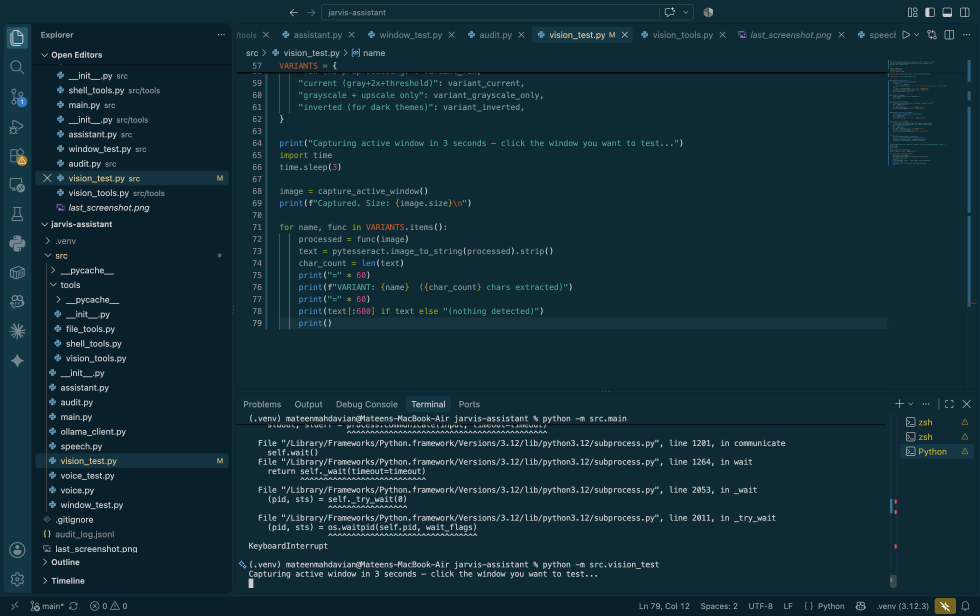
#> input picture ocr_tuning_capture.png, 2940 x 1846 px (shown at 1/3 size)
$ python -i vision_test.py   (imports and definitions only)
#> lines starting #> are read from the running program, lines starting #| are printed output that depends on the picture; after the words box and inside, x2 and y2 are one past the last pixel; in counts of white or black regions, pixels touching at a corner belong together
#> further down, picture is the input picture: PIL image 2940x1846 RGBA; mean R, G, B, A 18.8, 45.8, 56.4, 255
### src/tools/vision_tools.py
import subprocess
import time

import pytesseract
from PIL import Image

from ..hud_server import set_status

SCREENSHOT_PATH = "last_screenshot.png"
CAPTURE_DELAY_SECONDS = 3

# Returns a flat list: name1, x1, y1, w1, h1, name2, x2, y2, w2, h2, ...
_BOUNDS_SCRIPT = (
    'tell app "System Events" to tell '
    "(first application process whose frontmost is true) to "
    "get {name, position, size} of every window"
)


def _get_active_window_bounds():
    """Return (x, y, width, height) of the largest window of the
    frontmost app, or None if it can't be determined."""
    try:
        result = subprocess.run(
            ["osascript", "-e", _BOUNDS_SCRIPT],
            capture_output=True,
            text=True,
            timeout=10,
        )
        if result.returncode != 0:
            return None

        parts = [p.strip() for p in result.stdout.strip().split(",")]
        # Numeric values come after the window names; collect them in order
        numbers = [int(p) for p in parts if p.lstrip("-").isdigit()]

        # Numbers arrive as all positions first, then all sizes:
        # x1, y1, x2, y2, ..., w1, h1, w2, h2, ...
        if len(numbers) < 4 or len(numbers) % 4 != 0:
            return None

        count = len(numbers) // 4
        positions = numbers[: count * 2]
        sizes = numbers[count * 2 :]

        best = None
        best_area = 0
        for i in range(count):
            x, y = positions[i * 2], positions[i * 2 + 1]
            w, h = sizes[i * 2], sizes[i * 2 + 1]
            area = w * h
            if area > best_area:
                best_area = area
                best = (x, y, w, h)
        return best
    except Exception:
        return None


# [69 lines left out: functions _preprocess_for_ocr, _clean_ocr_text, read_screen, not called in this run]


READ_SCREEN_SCHEMA = {
    "name": "read_screen",
    "description": (
        "Capture the user's currently active window and extract the text "
        "visible in it using OCR. Use this when the user asks what's on "
        "their screen, what they're looking at, or to read or summarize "
        "something currently displayed."
    ),
    "input_schema": {
        "type": "object",
        "properties": {
            "reason": {
                "type": "string",
                "description": "Brief reason for reading the screen, e.g. 'user asked what's displayed'.",
            }
        },
        "required": [],
    },
}

### src/vision_test.py
"""
OCR tuning: capture the active window once, then run OCR on it with
several different preprocessing settings so we can compare which
produces the cleanest text.
"""

import subprocess
import pytesseract
from PIL import Image

from src.tools.vision_tools import _get_active_window_bounds

CAPTURE_PATH = "ocr_tuning_capture.png"


def capture_active_window():
    bounds = _get_active_window_bounds()
    if bounds:
        x, y, w, h = bounds
        args = ["screencapture", "-o", "-x", "-R", f"{x},{y},{w},{h}", CAPTURE_PATH]
    else:
        args = ["screencapture", "-o", "-x", CAPTURE_PATH]
    subprocess.run(args, capture_output=True, timeout=15)
    return Image.open(CAPTURE_PATH)


def variant_raw(image):
    """No preprocessing at all — baseline."""
    return image


def variant_current(image):
    """What we use now: grayscale, 2x upscale, threshold at 150."""
    gray = image.convert("L")
    w, h = gray.size
    up = gray.resize((w * 2, h * 2), Image.LANCZOS)
    return up.point(lambda p: 0 if p < 150 else 255)


def variant_grayscale_only(image):
    """Grayscale + upscale, but no thresholding."""
    gray = image.convert("L")
    w, h = gray.size
    return gray.resize((w * 2, h * 2), Image.LANCZOS)


def variant_inverted(image):
    """Dark themes are light-on-dark; OCR expects dark-on-light.
    Inverting may help significantly for a dark VS Code theme."""
    gray = image.convert("L")
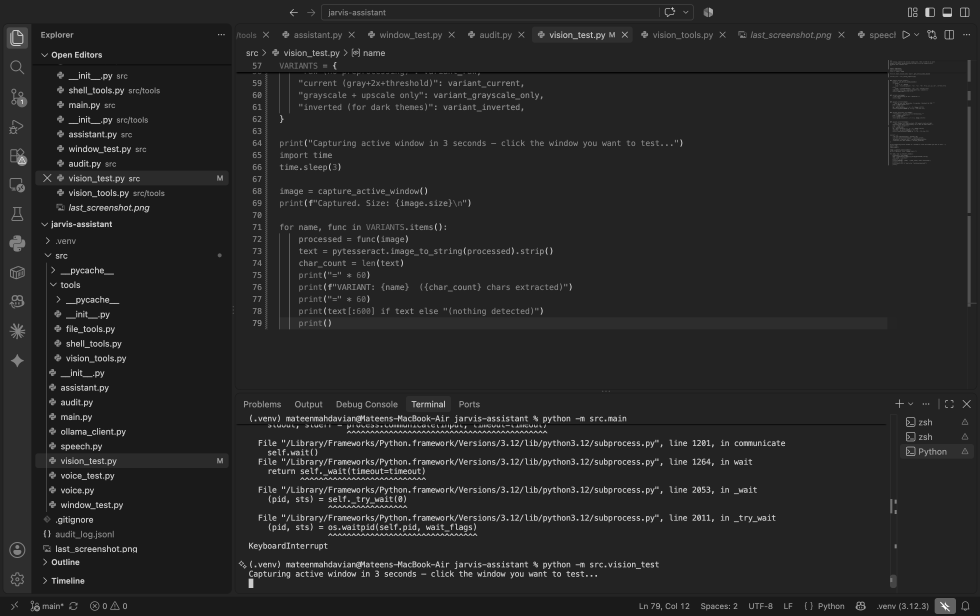
#> gray: PIL image 2940x1846 L (shown at 1/3 size); min 2, max 255, mean 39.1
    w, h = gray.size
#> w = 2940; h = 1846
    up = gray.resize((w * 2, h * 2), Image.LANCZOS)
    inverted = up.point(lambda p: 255 - p)
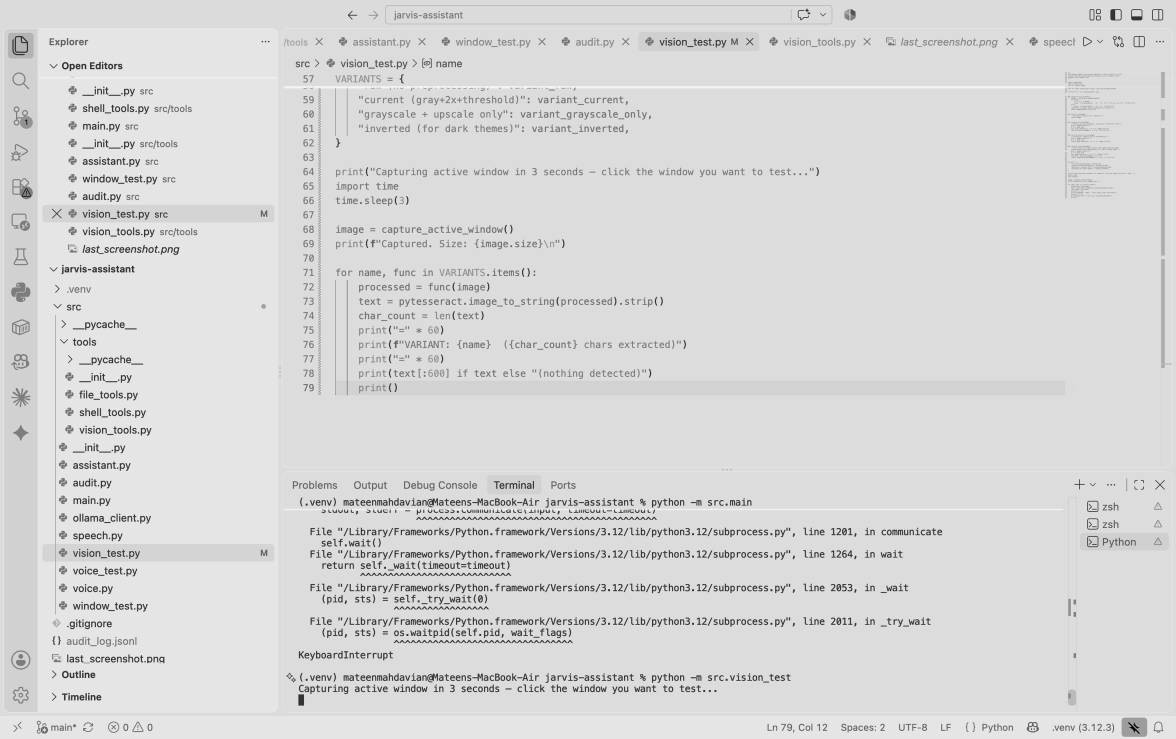
#> inverted: PIL image 5880x3692 L (shown at 1/5 size); min 0, max 255, mean 215.9
    return inverted.point(lambda p: 0 if p < 150 else 255)
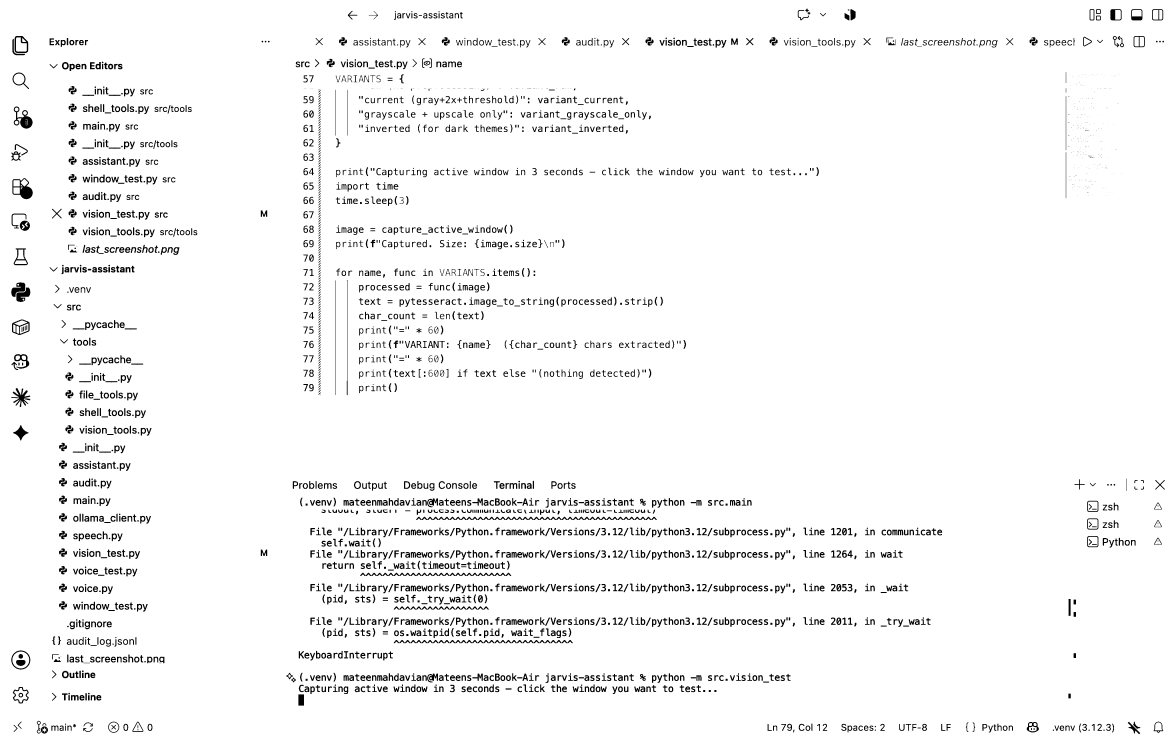
#> returned value: PIL image 5880x3692 L (shown at 1/5 size); 96.4% white; 3005 black regions (363 under 20 px), largest, box (x1, y1, x2, y2) and area: (2081, 2584, 3284, 2600) 8771, (1969, 3200, 2864, 3216) 6527, (1801, 2864, 2556, 2880) 5507


VARIANTS = {
    "raw (no preprocessing)": variant_raw,
    "current (gray+2x+threshold)": variant_current,
    "grayscale + upscale only": variant_grayscale_only,
    "inverted (for dark themes)": variant_inverted,
}

# [1 line not run here, left out]
import time
# [1 line not run here, left out]

# [1 line that did not run here, left out]
# [11 lines not run here, left out]

>>> from PIL import Image
>>> picture = Image.open('../ocr_tuning_capture.png')
>>> result = variant_inverted(picture)
